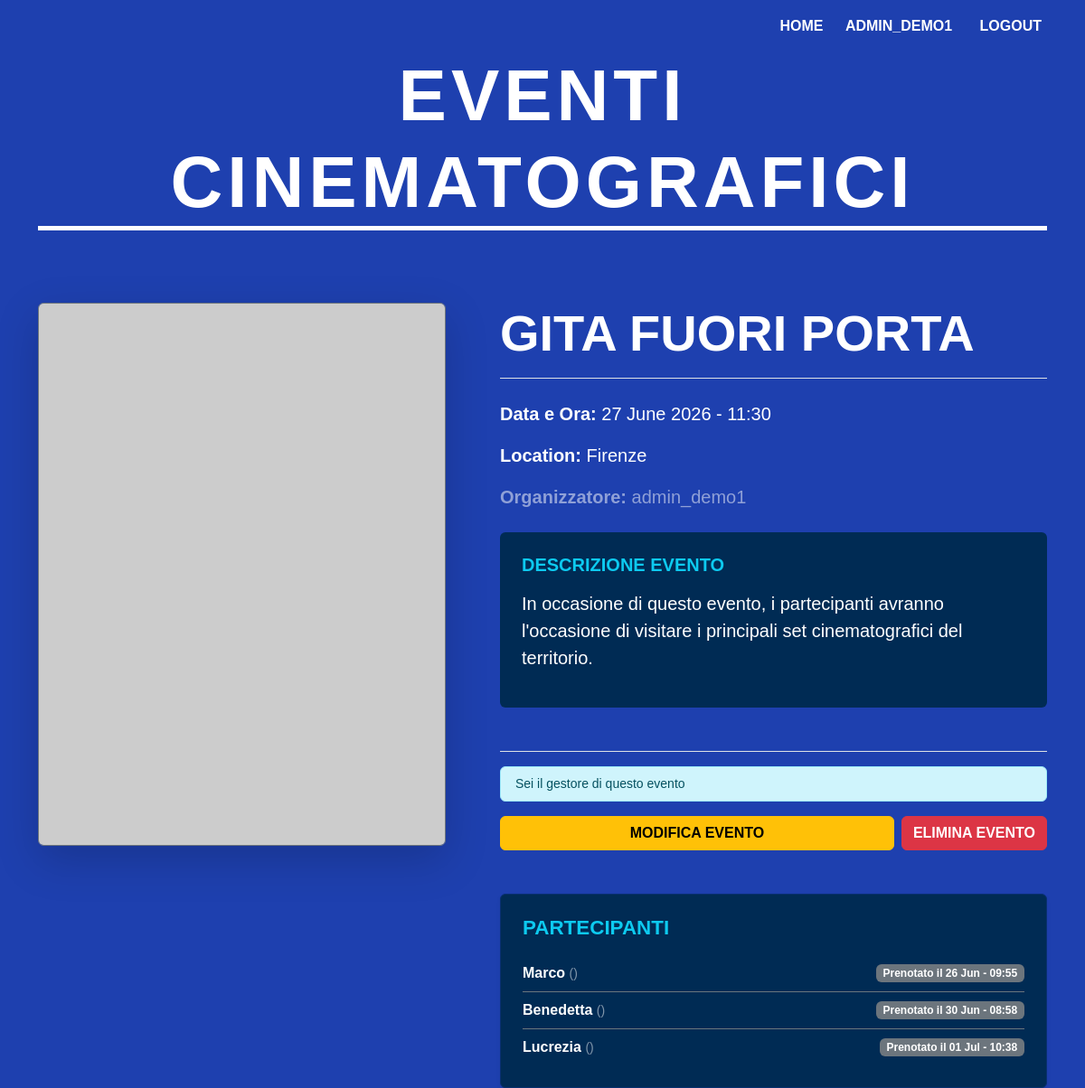
Before: /5/ (signed in) with the older database file.
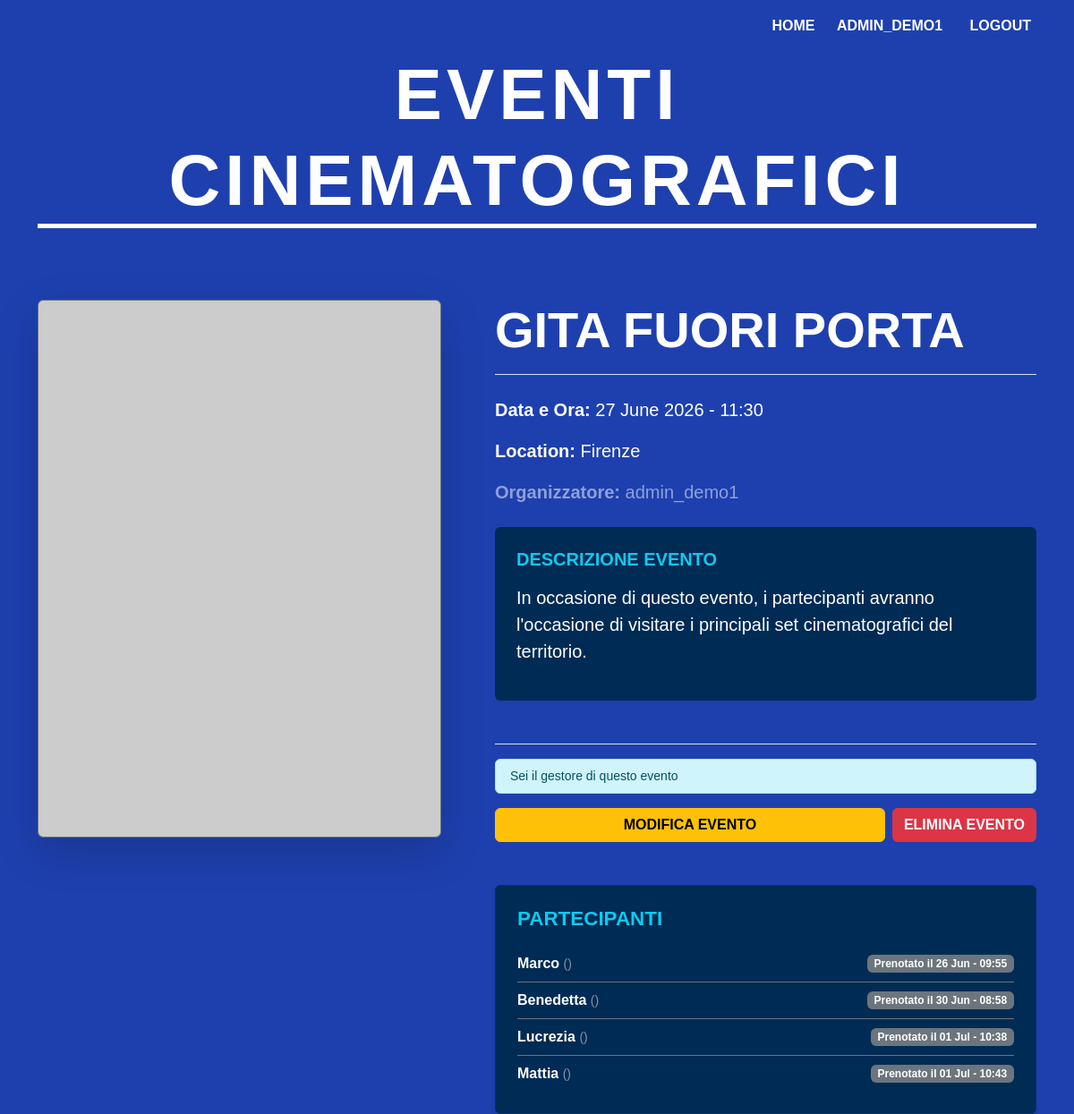
After: the same page with the newer database file.
### eventi/models.py (models this page shows, shortened)
class Registration(models.Model):
    user = models.ForeignKey(
        settings.AUTH_USER_MODEL,
        on_delete=models.CASCADE,
        related_name='registrations',
    )
    event = models.ForeignKey(
        Event,
        on_delete=models.CASCADE,
        related_name='event_participants',
    )
    registration_date = models.DateTimeField(auto_now_add=True)
    class Meta:
        unique_together = ('user', 'event')

### accounts/models.py (models this page shows, shortened)
class CustomUser(AbstractUser):
    ROLE_CHOICES = (
    ('organizer', 'Organizer'),
    ('attendee', 'Attendee'),
    )
    email = models.EmailField(max_length=254, blank = True, null = True, verbose_name='Indirizzo Email')
    numero_telefono = models.CharField(max_length=10, blank=True, null=True, verbose_name="numero telefono")
    role = models.CharField(max_length=20, choices=ROLE_CHOICES, default='attendee', verbose_name='Ruolo')

### eventi/views.py (the view)
# urls.py: path('<int:pk>/', EventDetailView.as_view(), name='event_detail'),
class EventDetailView(DetailView):
    model = Event
    template_name = 'eventi/event_detail.html'
    context_object_name = 'event'
    def get_context_data(self, **kwargs):
        context = super().get_context_data(**kwargs)
        if self.request.user.is_authenticated:
            context['is_registered'] = Registration.objects.filter(
                user=self.request.user,
                event=self.get_object()
            ).exists()
        return context

### eventi/templates/eventi/event_detail.html (shortened to what the changed rows need)
{% extends 'eventi/base.html' %}
{% block content %}
<div class="row mt-5">
    <div class="col-md-7 ps-md-5">
        <h1 class="display-4 fw-bold text-uppercase border-bottom pb-3 mb-4">{{ event.title }}</h1>
        {% if user.is_authenticated and user.role == 'organizer' and event.organizer == user %}
        <div class="mt-5 p-4 rounded shadow-sm" style="background-color: #002b54; border: 1px solid #082f6f;">
            {% if event.event_participants.all %}
                <ul class="list-group list-group-flush bg-transparent">
                {% for reg in event.event_participants.all %}
                    <li class="list-group-item bg-transparent text-white border-secondary d-flex justify-content-between align-items-center px-0">
                        <div><strong>{{ reg.user.username }}</strong> <span class="text-white-50 small">({{ reg.user.email }})</span></div>
                        <span class="badge bg-secondary">Prenotato il {{ reg.registration_date|date:"d M - H:i" }}</span>
                    </li>
                {% endfor %}
                </ul>
            {% else %}
                <p class="text-white-50 small mb-0">Nessuna prenotazione per questo evento</p>
            {% endif %}
        </div>
        {% endif %}
    </div>
</div>
{% endblock %}

Changed rows visible on the page:
added Registration: user.username "Mattia", registration_date "01 Jul - 10:43"
